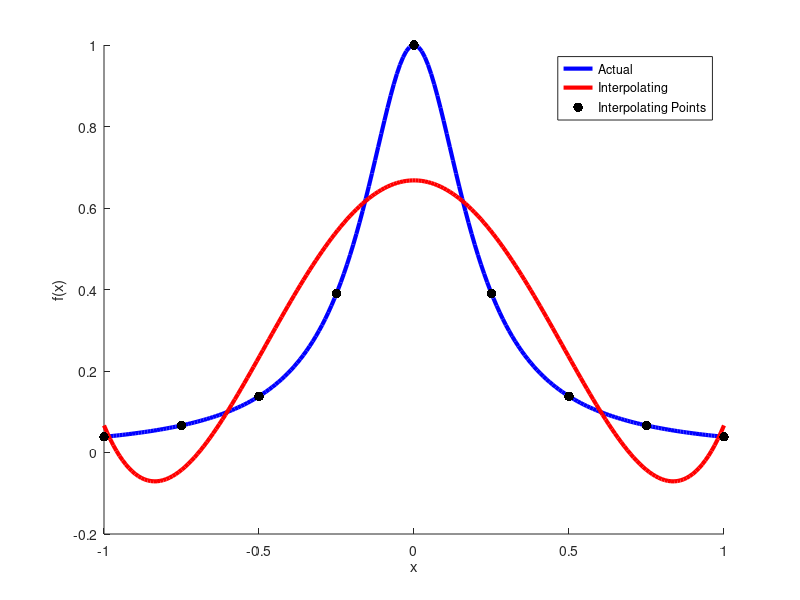

Reproduce this figure in MATLAB.
function p1

clear all;
close all;
hold on;

f = @(x) 1 ./ (1 + 25 * x .^ 2);

% Actual curve.
_x = linspace(-1, 1, 200);
_y = f(_x);

% Interpolating points.
x = -1:0.25:1;
y = f(x);

% Fit a polynomial to the interpolating points.
p = polyval(polyfit(x, y, 5), _x);

plot(_x, _y, 'b', 'DisplayName', 'Actual', 'LineWidth', 3);
plot(_x,  p, 'r', 'DisplayName', 'Interpolating', 'LineWidth', 3);
scatter(x, y, 50, 'k', 'filled', 'DisplayName', 'Interpolating Points');
legend('show');
xlabel('x');
ylabel('f(x)');

end
